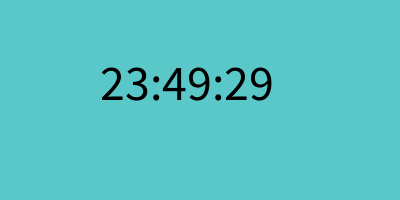
Frame 1 (no input)
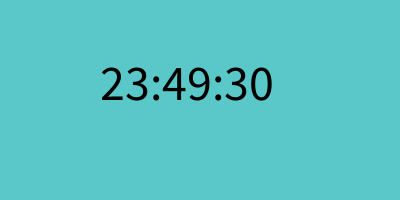
Frame 60 (the mouse pressed at the canvas centre just before this capture)
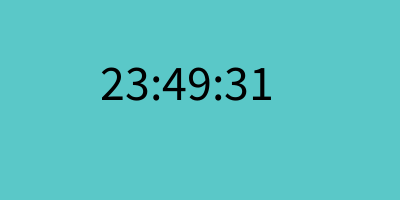
Frame 120 (the mouse held since frame 60 and released just before this capture)

The Processing sketch that drew these frames (run headless with seeded random() and noise(); from frame 60 on, the mouse is pressed at the canvas centre):

// Processing sketch: digital_clock
// ── digital_clock.pde
int sec,min,hr;
void setup(){
  size(400,200);
  textSize(50);
}
void draw(){
  background(90,200,200);
  sec = second();
  min = minute();
  hr = hour();
  fill (0);
  text(hr+":"+min+":"+sec,100,100);
}
